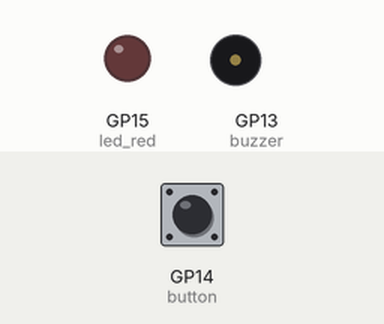
This program was run on a simulated Raspberry Pi Pico running MicroPython. Parts: output pins drawn as LEDs (lit = HIGH), buzzer (waves = sounding, pin HIGH). Inputs (shaded band) come from the test bench; at power-on: GP14 (button) LOW.

Above: at 1.2 s.
1.3 s: GP14 (button) pulled HIGH for 0.15 s
At 1.7 s:
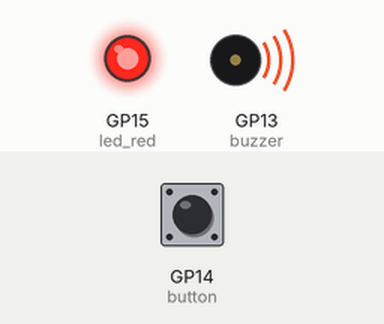
3.3 s: GP14 (button) pulled HIGH for 3.2 s
At 7.1 s:
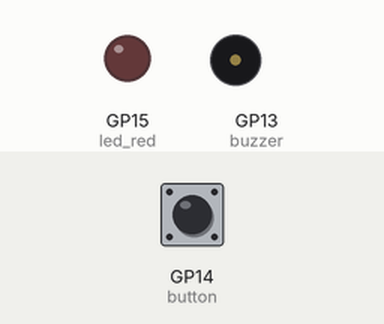
Timing chart, 0 to 8.6 s (numbered marks = the images above; inputs shaded):
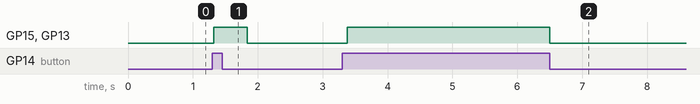

The program:

sarabanda_button.py
```python
import machine
import utime

led_red = machine.Pin(15, machine.Pin.OUT)

button = machine.Pin(14, machine.Pin.IN, machine.Pin.PULL_DOWN)
buzzer = machine.Pin(13, machine.Pin.OUT)

button.value(0)
led_red.value(0)
buzzer.value(0)

while True:
    if button.value() == 1:
        led_red.value(1)
        buzzer.value(1)
        utime.sleep(0.5)
    elif button.value() == 0:
        led_red.value(0)
        buzzer.value(0)
        utime.sleep(0.2)
    utime.sleep(0.02)
```

Measured:
- after the input at 1.3 s, GP15 (led_red), GP13 (buzzer): LOW → HIGH at once, → LOW 0.52 s later
- after the input at 3.3 s, GP15 (led_red), GP13 (buzzer): LOW → HIGH after 0.08 s, → LOW 3.1 s later
